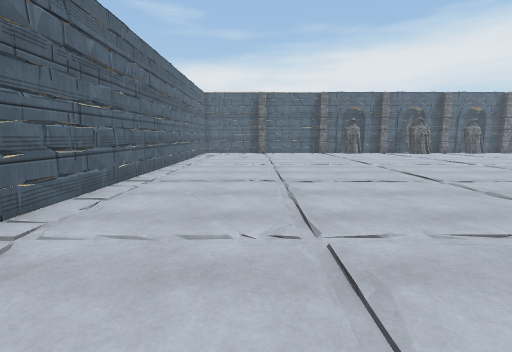
view 1 (above)

16 first-person views from a walk through a 3-D level made in the Unity game engine. The camera is 1.4 m above the floor, tilts 8° down and sees 85° across. The floor is counted in squares, 1 m on a side. Each view is taken from the middle of a square. On the plan, view 1 faces up. The plan holds only what a view shows up to about 14 squares ahead; the rest is blank. The player character is not drawn. Surface patterns are stand-ins for the level's own textures.

view 2
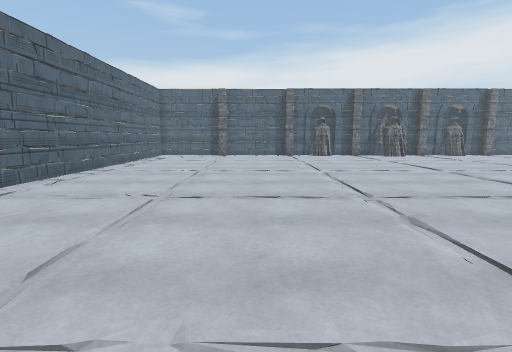

view 3
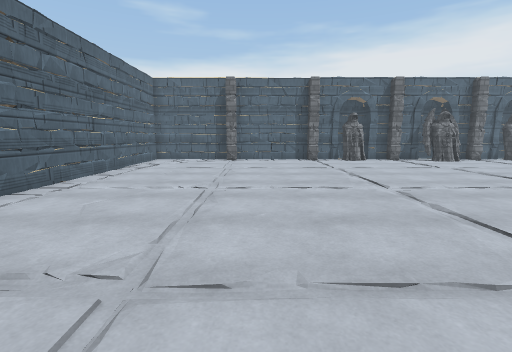

view 4
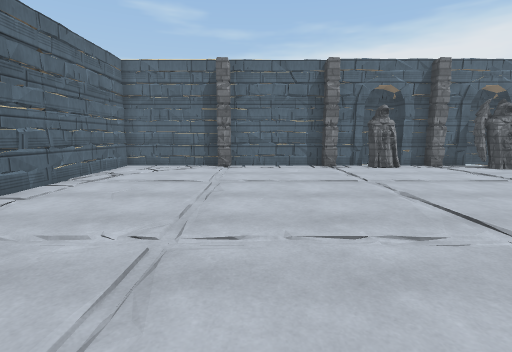

view 5
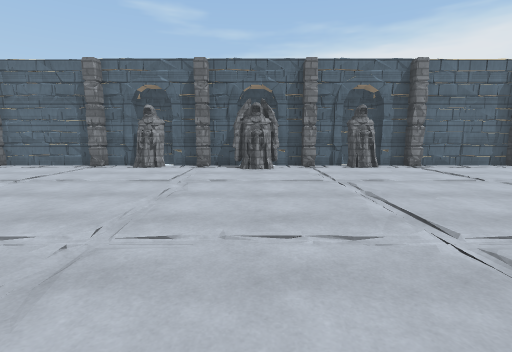

view 6
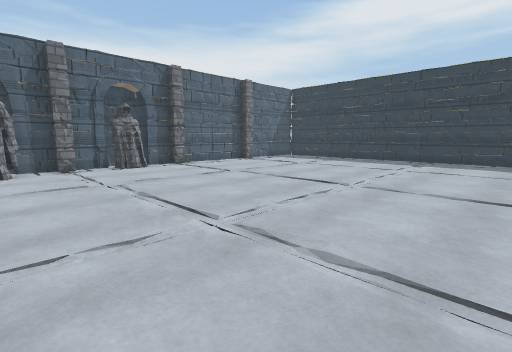

view 7
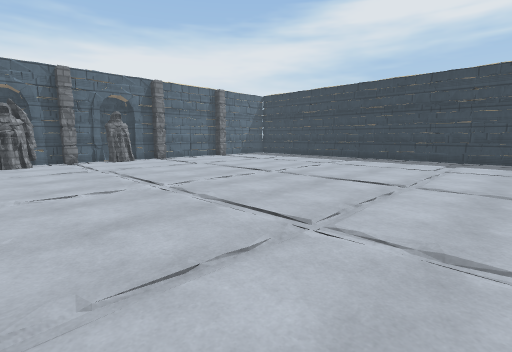

view 8
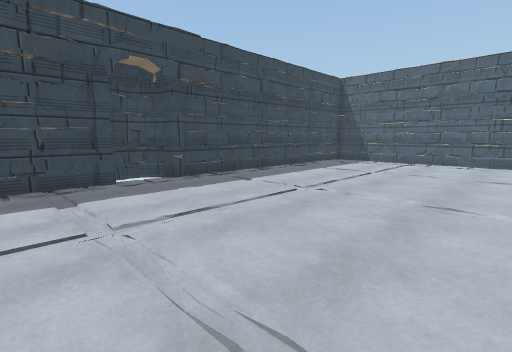

view 9
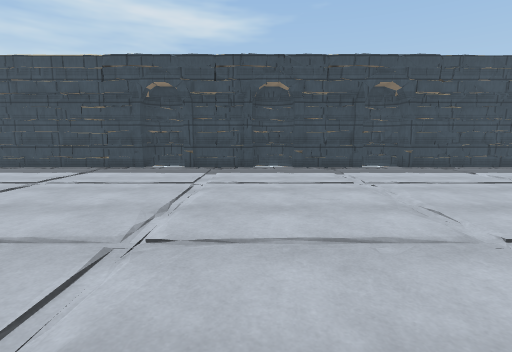

view 10
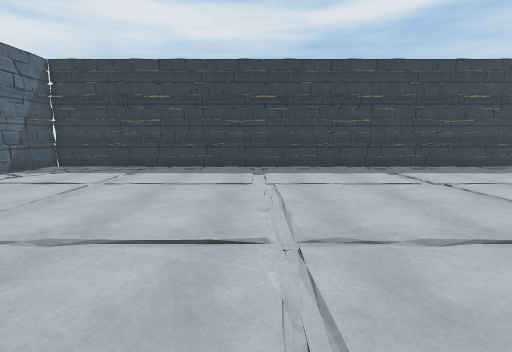

view 11
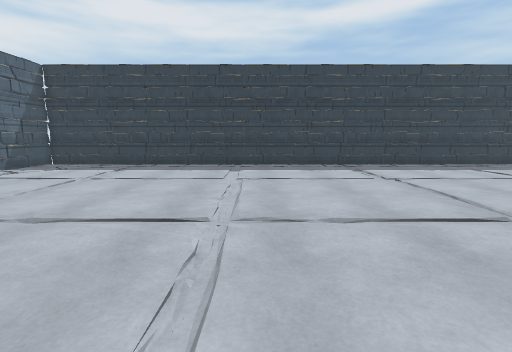

view 12
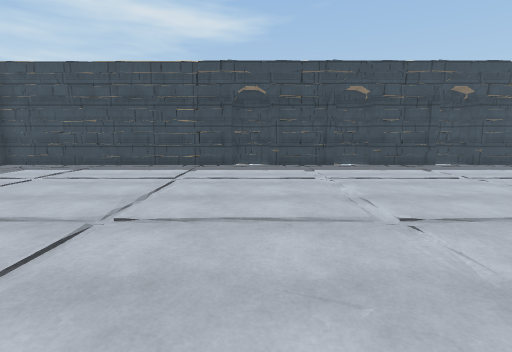

view 13
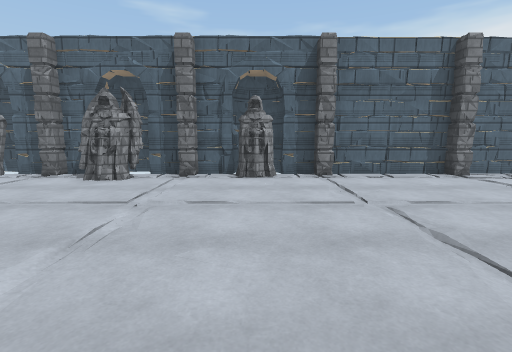

view 14
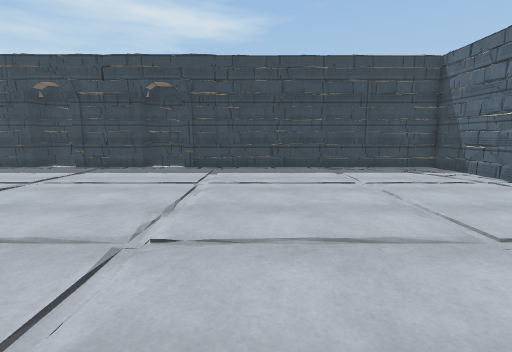

view 15
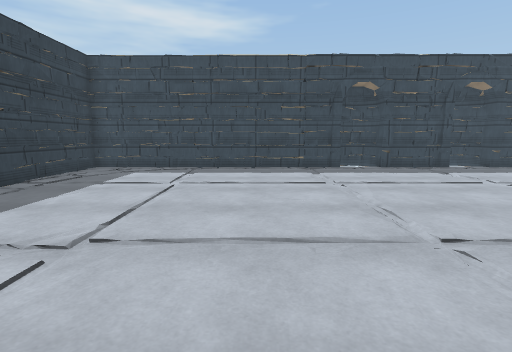

view 16
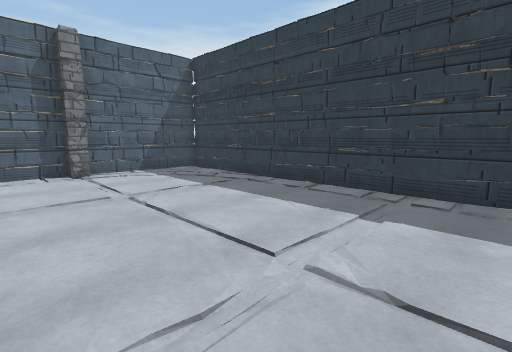

### Floor plan
Key: @ floor where view 1 was taken; # wall or solid block; . floor; S statue; P pillar.
Columns run from 4 left of view 1 to 31 right of it. Each row starts with its distance up from view 1.
 25            ###   #   ###
 24  ###########S#########S#############
 23 # . PP...PP.S.PPSSSPP.S.PP...PP ..##
 22 #...............SSS................#
 21 #..................................#
 20 #..................................#
 19 #..................................#
 18 #..................................#
 17 #..................................#
 16 #..................................#
 15 #..................................#
 14 #..................................#
 13 #..................................#
 12 #..................................#
 11 #..................................#
 10 #..................................#
  9 #..................................#
  8 #..................................#
  7 #..................................#
  6 #..................................#
  5 #..................................#
  4 #..................................#
  3 #.................................##
  2 #.................................##
  1 #.................................#
  0 #...@.............................#
 -1 ############.####.####.############
 -2            ###  ###  ###

Positions as (right, up) in squares from view 1, and headings:
1: (0, 0), facing up
2: (3, 2), facing up
3: (2, 6), facing up
4: (2, 10), facing up
5: (13, 10), facing up
6: (13, 10), facing up-right
7: (12, 6), facing up-right
8: (12, 8), facing down-left
9: (14, 12), facing down
10: (17, 14), facing right
11: (16, 13), facing right
12: (18, 13), facing down
13: (18, 13), facing up
14: (4, 12), facing down
15: (23, 12), facing down
16: (23, 12), facing up-right
